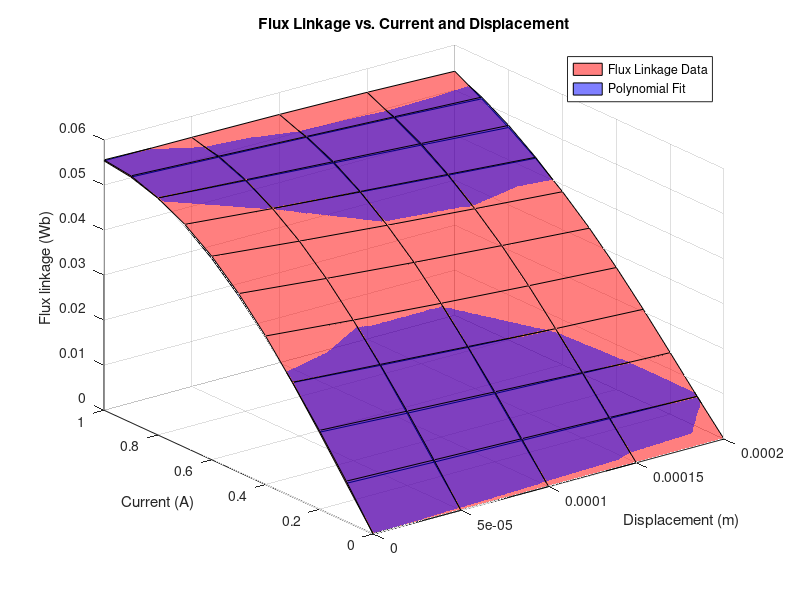
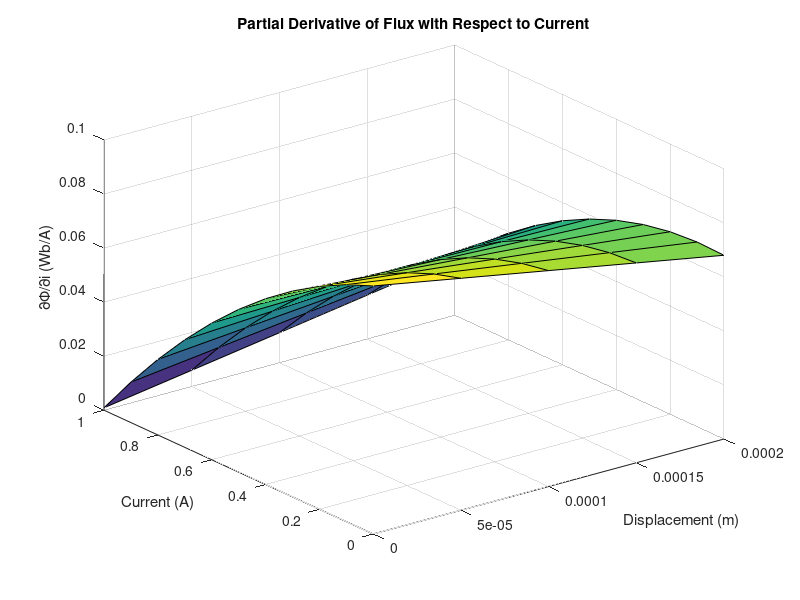
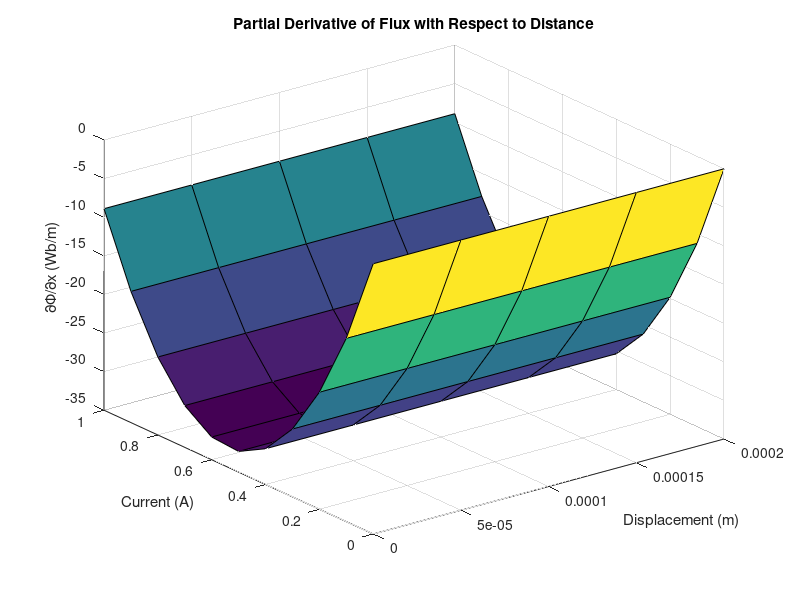
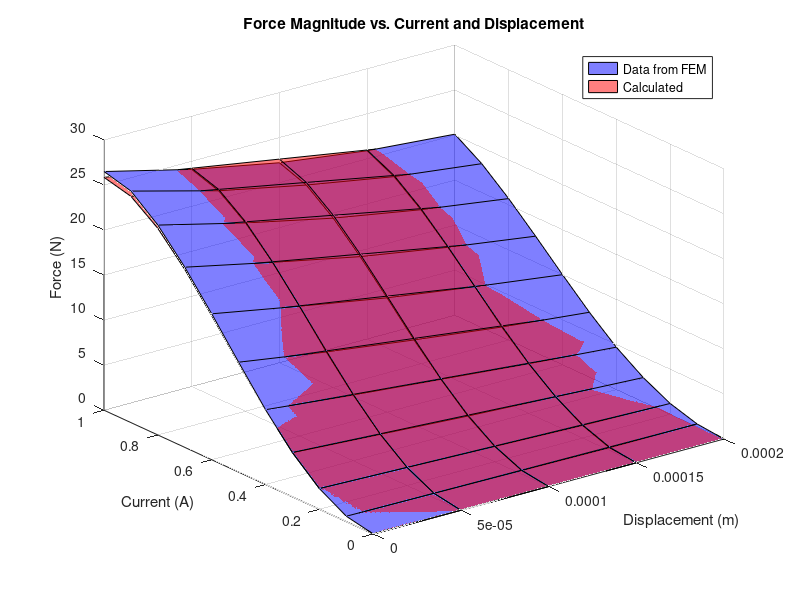

Reproduce these figures in MATLAB, in order.
% Initialization for the Finite Element Parameterized Solenoid example,
% ee_solenoid_fem.slx.
% 
% It is assumed that the flux linkage and force as a function of current
% and distance are provided by a finite element magnetic field package.
% Flux linkage is the product of flux and the number of turns.
% Sometimes inductance is given instead of flux. Inductance may be quoted
% as total inductance (inductance per turn times number of turns) or
% inductance per turn. You can obtain the flux linkage by multiplying each
% total inductance data point by the corresponding current.

% Copyright 2009-2018 The MathWorks, Inc.

% Vector of currents for which data is defined
current = [0 0.1 0.2 0.3 0.4 0.5 0.6 0.7 0.8 0.9 1.0]; % A
% Vector of displacements for which data is defined
x = [0 0.05 0.1 0.15 0.2]*1e-3; % m
% Flux linkage, Phi(current,x)
flux_linkage = [0         0         0         0         0;
  8.4997e-003  7.9390e-003  7.4582e-003  7.0518e-003  6.7144e-003
  1.7097e-002  1.6045e-002  1.5133e-002  1.4349e-002  1.3683e-002
  2.5367e-002  2.3914e-002  2.2640e-002  2.1528e-002  2.0561e-002
  3.2966e-002  3.1222e-002  2.9675e-002  2.8304e-002  2.7086e-002
  3.9631e-002  3.7726e-002  3.6016e-002  3.4474e-002  3.3073e-002
  4.5179e-002  4.3263e-002  4.1519e-002  3.9916e-002  3.8420e-002
  4.9509e-002  4.7751e-002  4.6123e-002  4.4587e-002  4.3106e-002
  5.2600e-002  5.1190e-002  4.9847e-002  4.8527e-002  4.7188e-002
  5.4509e-002  5.3657e-002  5.2789e-002  5.1855e-002  5.0807e-002
  5.5379e-002  5.5314e-002  5.5130e-002  5.4770e-002  5.4181e-002];
% Force(current,x)
force = [0      0      0      0      0;
        -0.6   -0.5   -0.4   -0.3   -0.3;
        -2.3   -2.0   -1.7   -1.4   -1.2;
        -4.9   -4.3   -3.7   -3.2   -2.7;
        -8.3   -7.3   -6.4   -5.5   -4.7;
        -12.2  -10.7   -9.4   -8.2   -7.2;
        -16.2  -14.4  -12.7  -11.3  -10.0;
        -20.0  -17.9  -15.9  -14.3  -12.9;
        -23.3  -20.9  -18.8  -17.1  -15.7;
        -25.7  -23.1  -21.1  -19.4  -18.2;
        -26.5  -24.1  -22.2  -20.9  -20.1];
% Total winding resistance
R = 14;
% Hard stops for plunger range of travel
xmax = x(end);
xmin = x(1);

% Calculate partial derivatives for block parameterization in terms of
% dPhi(i,x)/dx and dPhi(i,x)/di. To do this, use least squares to find
% a smooth differentiable function fit to flux.
[b,a]=meshgrid(x,current+1e-5); % 1e-5 offset to avoid zero current
a=a(:); b=b(:); data_coeff = flux_linkage(:);
X = [a.^3 b.*a.^2 a.^2 a b a.*b];
Coeff = (X'*X)\(X'*data_coeff);
flux_linkage2 = reshape(X*Coeff,length(current),length(x));

if ~exist('h2_ee_solenoid_fem', 'var') || ...
        ~isgraphics(h2_ee_solenoid_fem, 'figure')
    h2_ee_solenoid_fem = figure('Name', 'ee_solenoid_fem');
end
figure(h2_ee_solenoid_fem)
clf(h2_ee_solenoid_fem)

%subplot(211)
surf(x,current,flux_linkage,'FaceColor',[1 0 0],'FaceAlpha',0.5);
xlabel('Displacement (m)')
ylabel('Current (A)')
zlabel('Flux linkage (Wb)')
%title('Flux linkage')
axis([0 2e-4 0 1 0 0.06])
%subplot(212)
hold on
surf(x,current,flux_linkage2,'FaceColor',[0 0 1],'FaceAlpha',0.5);
xlabel('Displacement (m)')
ylabel('Current (A)')
zlabel('Flux linkage (Wb)')
%title('Polynomial fit')
title('Flux Linkage vs. Current and Displacement')
zz = zeros(length(b),1);
oo = ones(length(b),1);
hold off
axis([0 2e-4 0 1 0 0.06])
legend({'Flux Linkage Data','Polynomial Fit'},'Location','Best')


% Calculate partial derivatives
dfluxdx = reshape([zz a.^2 zz zz oo a]*Coeff,length(current),length(x));
dfluxdi = reshape([3.*a.^2 2.*b.*a 2.*a oo zz b]*Coeff,length(current),length(x));
dfluxdx(1,:)=zeros(1,5); % Set partial derivative to exactly zero for zero current

if ~exist('h3_ee_solenoid_fem', 'var') || ...
        ~isgraphics(h3_ee_solenoid_fem, 'figure')
    h3_ee_solenoid_fem = figure('Name', 'ee_solenoid_fem');
end
figure(h3_ee_solenoid_fem)
clf(h3_ee_solenoid_fem)

surf(x,current,dfluxdi);
xlabel('Displacement (m)')
ylabel('Current (A)')
zlabel('\partial\Phi/\partiali (Wb/A)')
title('Partial Derivative of Flux with Respect to Current')
axis([0 2e-4 0 1 0 0.1])

if ~exist('h4_ee_solenoid_fem', 'var') || ...
        ~isgraphics(h4_ee_solenoid_fem, 'figure')
    h4_ee_solenoid_fem = figure('Name', 'ee_solenoid_fem');
end
figure(h4_ee_solenoid_fem)
clf(h4_ee_solenoid_fem)

surf(x,current,dfluxdx);
xlabel('Displacement (m)')
ylabel('Current (A)')
zlabel('\partial\Phi/\partialx (Wb/m)')
title('Partial Derivative of Flux with Respect to Distance')
axis([0 2e-4 0 1 -35 0])

% Calculate L and dL/dx for i=0.1A - used by simplified solenoid
L = dfluxdi(2,:);
dLdx = reshape([zz 2.*a zz zz zz oo]*Coeff,length(current),length(x));
dLdx = dLdx(2,:);

% Other initialization data
x0 = 0.1e-3; % Initial plunger position
lambda = 20; % Plunger damping (N/(m/s))
mass = 0.1;  % Plunger mass (kg)
f_c = 1e6;   % Frequency up to which flux is differentiated

% If the finite element only gives flux and not force, then force can be
% found by integrating the partial derivative of flux with respect to
% distance over current.
ord = 2; % Use 2nd order polynomial to fit dPhi/dx
p = zeros(length(current),ord+1);
for i=2:length(current)
    flux_x = flux_linkage(i,:);
    p(i,:) = polyfit(x,flux_x,ord); % Use 4th order polynomial
end
force2 = zeros(size(flux_linkage));
force_x = zeros(size(x));
for i=2:length(current)
    % Take average dPhi/dx for the two adjacent currents
    dflux_dx1 = polyval(polyder(p(i-1,:)),x);
    dflux_dx2 = polyval(polyder(p(i,:)),x);
    dflux_dx = (dflux_dx1+dflux_dx2)/2;
    % Integrate dPhi/dx over current to get incremental force
    force_x = force_x + (current(i)-current(i-1))*dflux_dx;
    force2(i,:) = force_x;
end

if ~exist('h5_ee_solenoid_fem', 'var') || ...
        ~isgraphics(h5_ee_solenoid_fem, 'figure')
    h5_ee_solenoid_fem = figure('Name', 'ee_solenoid_fem');
end
figure(h5_ee_solenoid_fem)
clf(h5_ee_solenoid_fem)

surf(x,current,abs(force),'FaceColor',[0 0 1],'FaceAlpha',0.5)
xlabel('Displacement (m)')
ylabel('Current (A)')
zlabel('Force (N)')
axis([0 2e-4 0 1 0 30])
hold on
surf(x,current,abs(force2),'FaceColor',[1 0 0],'FaceAlpha',0.5)
xlabel('Displacement (m)')
ylabel('Current (A)')
zlabel('Force (N)')
title('Force Magnitude vs. Current and Displacement')
axis([0 2e-4 0 1 0 30])
hold off
legend({'Data from FEM','Calculated'},'Location','Best')
